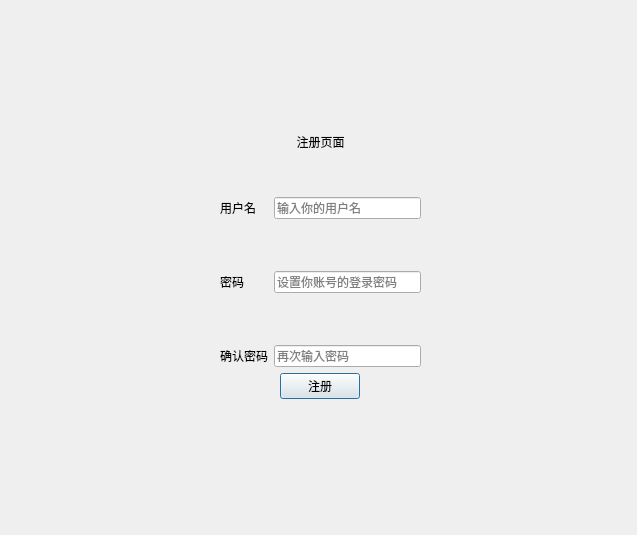
<?xml version="1.0" encoding="UTF-8"?>
<ui version="4.0">
 <class>SignUpDialog</class>
 <widget class="QDialog" name="SignUpDialog">
  <property name="geometry">
   <rect>
    <x>0</x>
    <y>0</y>
    <width>637</width>
    <height>535</height>
   </rect>
  </property>
  <property name="windowTitle">
   <string>Dialog</string>
  </property>
  <widget class="QWidget" name="gridLayoutWidget">
   <property name="geometry">
    <rect>
     <x>20</x>
     <y>20</y>
     <width>601</width>
     <height>491</height>
    </rect>
   </property>
   <layout class="QGridLayout" name="gridLayout">
    <item row="0" column="1">
     <spacer name="verticalSpacer_4">
      <property name="orientation">
       <enum>Qt::Vertical</enum>
      </property>
      <property name="sizeHint" stdset="0">
       <size>
        <width>20</width>
        <height>40</height>
       </size>
      </property>
     </spacer>
    </item>
    <item row="1" column="1">
     <layout class="QVBoxLayout" name="verticalLayout">
      <item>
       <widget class="QLabel" name="label_2">
        <property name="text">
         <string>注册页面</string>
        </property>
        <property name="alignment">
         <set>Qt::AlignCenter</set>
        </property>
       </widget>
      </item>
      <item>
       <spacer name="verticalSpacer_3">
        <property name="orientation">
         <enum>Qt::Vertical</enum>
        </property>
        <property name="sizeHint" stdset="0">
         <size>
          <width>20</width>
          <height>40</height>
         </size>
        </property>
       </spacer>
      </item>
      <item>
       <layout class="QFormLayout" name="formLayout">
        <item row="0" column="0">
         <widget class="QLabel" name="label_3">
          <property name="text">
           <string>用户名</string>
          </property>
         </widget>
        </item>
        <item row="0" column="1">
         <widget class="QLineEdit" name="sign_up_account">
          <property name="placeholderText">
           <string>输入你的用户名</string>
          </property>
         </widget>
        </item>
        <item row="1" column="0">
         <spacer name="verticalSpacer">
          <property name="orientation">
           <enum>Qt::Vertical</enum>
          </property>
          <property name="sizeHint" stdset="0">
           <size>
            <width>20</width>
            <height>40</height>
           </size>
          </property>
         </spacer>
        </item>
        <item row="2" column="0">
         <widget class="QLabel" name="label_4">
          <property name="text">
           <string>密码</string>
          </property>
         </widget>
        </item>
        <item row="2" column="1">
         <widget class="QLineEdit" name="sign_up_password1">
          <property name="maxLength">
           <number>16</number>
          </property>
          <property name="echoMode">
           <enum>QLineEdit::Password</enum>
          </property>
          <property name="placeholderText">
           <string>设置你账号的登录密码</string>
          </property>
         </widget>
        </item>
        <item row="4" column="0">
         <widget class="QLabel" name="label_5">
          <property name="text">
           <string>确认密码</string>
          </property>
         </widget>
        </item>
        <item row="4" column="1">
         <widget class="QLineEdit" name="sign_up_password2">
          <property name="text">
           <string/>
          </property>
          <property name="maxLength">
           <number>16</number>
          </property>
          <property name="echoMode">
           <enum>QLineEdit::Password</enum>
          </property>
          <property name="placeholderText">
           <string>再次输入密码</string>
          </property>
         </widget>
        </item>
        <item row="3" column="0">
         <spacer name="verticalSpacer_2">
          <property name="orientation">
           <enum>Qt::Vertical</enum>
          </property>
          <property name="sizeHint" stdset="0">
           <size>
            <width>20</width>
            <height>40</height>
           </size>
          </property>
         </spacer>
        </item>
       </layout>
      </item>
      <item alignment="Qt::AlignHCenter">
       <widget class="QPushButton" name="sign_up_btn">
        <property name="sizePolicy">
         <sizepolicy hsizetype="Fixed" vsizetype="Fixed">
          <horstretch>0</horstretch>
          <verstretch>0</verstretch>
         </sizepolicy>
        </property>
        <property name="text">
         <string>注册</string>
        </property>
        <property name="autoDefault">
         <bool>true</bool>
        </property>
        <property name="default">
         <bool>false</bool>
        </property>
        <property name="flat">
         <bool>false</bool>
        </property>
       </widget>
      </item>
     </layout>
    </item>
    <item row="1" column="0">
     <spacer name="horizontalSpacer">
      <property name="orientation">
       <enum>Qt::Horizontal</enum>
      </property>
      <property name="sizeHint" stdset="0">
       <size>
        <width>40</width>
        <height>20</height>
       </size>
      </property>
     </spacer>
    </item>
    <item row="1" column="2">
     <spacer name="horizontalSpacer_2">
      <property name="orientation">
       <enum>Qt::Horizontal</enum>
      </property>
      <property name="sizeHint" stdset="0">
       <size>
        <width>40</width>
        <height>20</height>
       </size>
      </property>
     </spacer>
    </item>
    <item row="2" column="1">
     <spacer name="verticalSpacer_5">
      <property name="orientation">
       <enum>Qt::Vertical</enum>
      </property>
      <property name="sizeHint" stdset="0">
       <size>
        <width>20</width>
        <height>40</height>
       </size>
      </property>
     </spacer>
    </item>
   </layout>
  </widget>
 </widget>
 <resources/>
 <connections/>
</ui>
